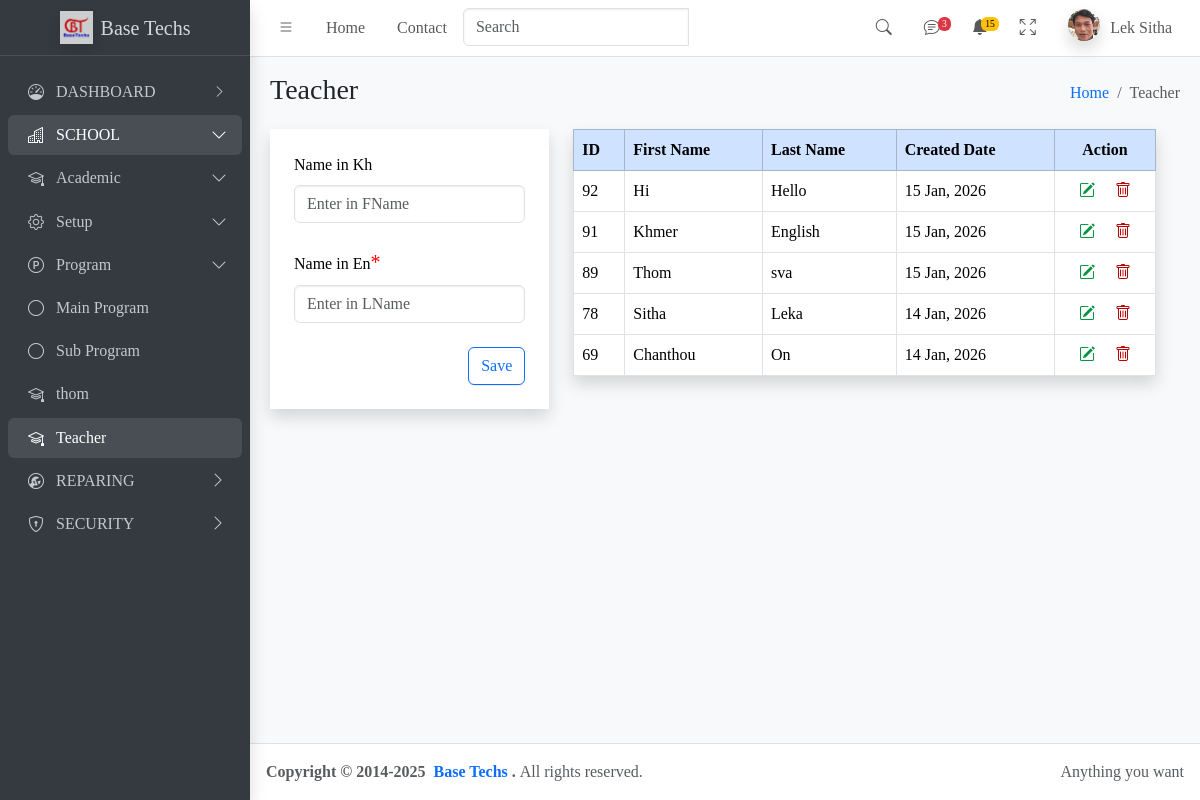
/teacher/, run on an earlier commit of the app's database.
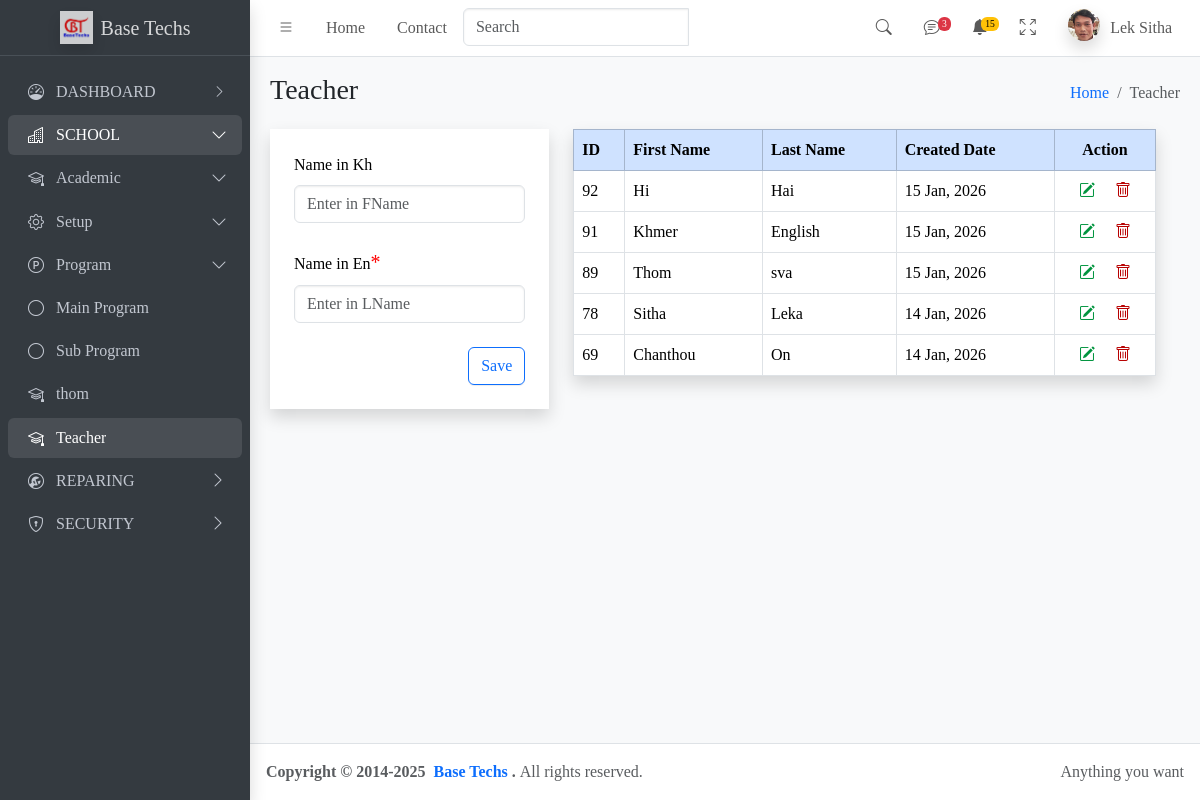
And on a later commit of the database.
### apps/teacher/models.py (models this page shows, shortened)
class Teacher(models.Model):
    fname=models.CharField(max_length=200)
    lname=models.CharField(max_length=200)
    created_at=models.DateTimeField(auto_now_add=True)

### apps/teacher/views.py (the view)
# urls.py: path('teacher/',view=views.teacher,name="teacher"),
def teacher(request):
    tform=TeacherForm()
    tea=Teacher.objects.all().order_by('-created_at')
    context={'teachers':tea,
             'tForm':tform,
             'button':'Save',
             }
    return render(request,'teacher.html',context)

### apps/teacher/form.py
class TeacherForm(ModelForm):
    class Meta:
        model=Teacher
        fields="__all__"
    def __init__(self,*args,**kwargs):
        super().__init__(*args,**kwargs)
        self.fields['fname'].widget.attrs.update({'class':'form-control','placeholder': 'Enter in FName','id':'txtfname_save'})
        self.fields['lname'].widget.attrs.update({'class':'form-control','placeholder': 'Enter in LName','id':'txtlname_save'})

### apps/teacher/templates/teacher.html (shortened to what this page needs)
{%extends 'main.html'%}
 {%block contentheader%} Teacher {%endblock%}
 {%block breadcrumb%} Teacher {%endblock%}
{%block search_textbox%}
<div class="input-group">
 {%include 'partials/search-textbox_teacher.html'%}
 {%include 'partials/spinner_teacher.html'%}
</div>
{%endblock%}
{%block content%}
<div class="row">
  <div class="row" id="myRow">
    {%include 'partials/save-form_teacher.html'%}
    {%include 'partials/detail-list_teacher.html'%}
  </div>
</div>
{%endblock%}

### apps/teacher/templates/partials/data_row-teacher.html
<tr>
  <td>{{teacher.id}}</td>
  <td>{{teacher.fname}}</td>
  <td>{{teacher.lname}}</td>
  <td>{{teacher.created_at|date:"d M, Y"}}</td>
  <td class="text-center">
    <a href="javascript:void(0);"
      ><i
        class="edit-icon bi bi-pencil-square"
        hx-get="{%url 'update' teacher.id%}"
        hx-trigger="click"
        hx-target="#teachme"
        {% comment %} hx-swap="outerHTML" {% endcomment %}
        hx-swap="innerHTML"
      ></i></a
    >&ensp;&ensp;
    <a href="javascript:void(0);"><i
       class="delete-icon bi bi-trash"
       hx-delete="{% url 'delete_teacher' teacher.id %}"
      hx-target="#teachme"
      hx-swap="innerHTML"
      hx-confirm="Are you sure you want to delete this item? This action cannot be undone."
      class="btn btn-danger"
      ></i></a>
  </td>
</tr>

What changed in the data, as far as the page shows it:
changed Teacher "Hi": lname "Hello" → "Hai"
